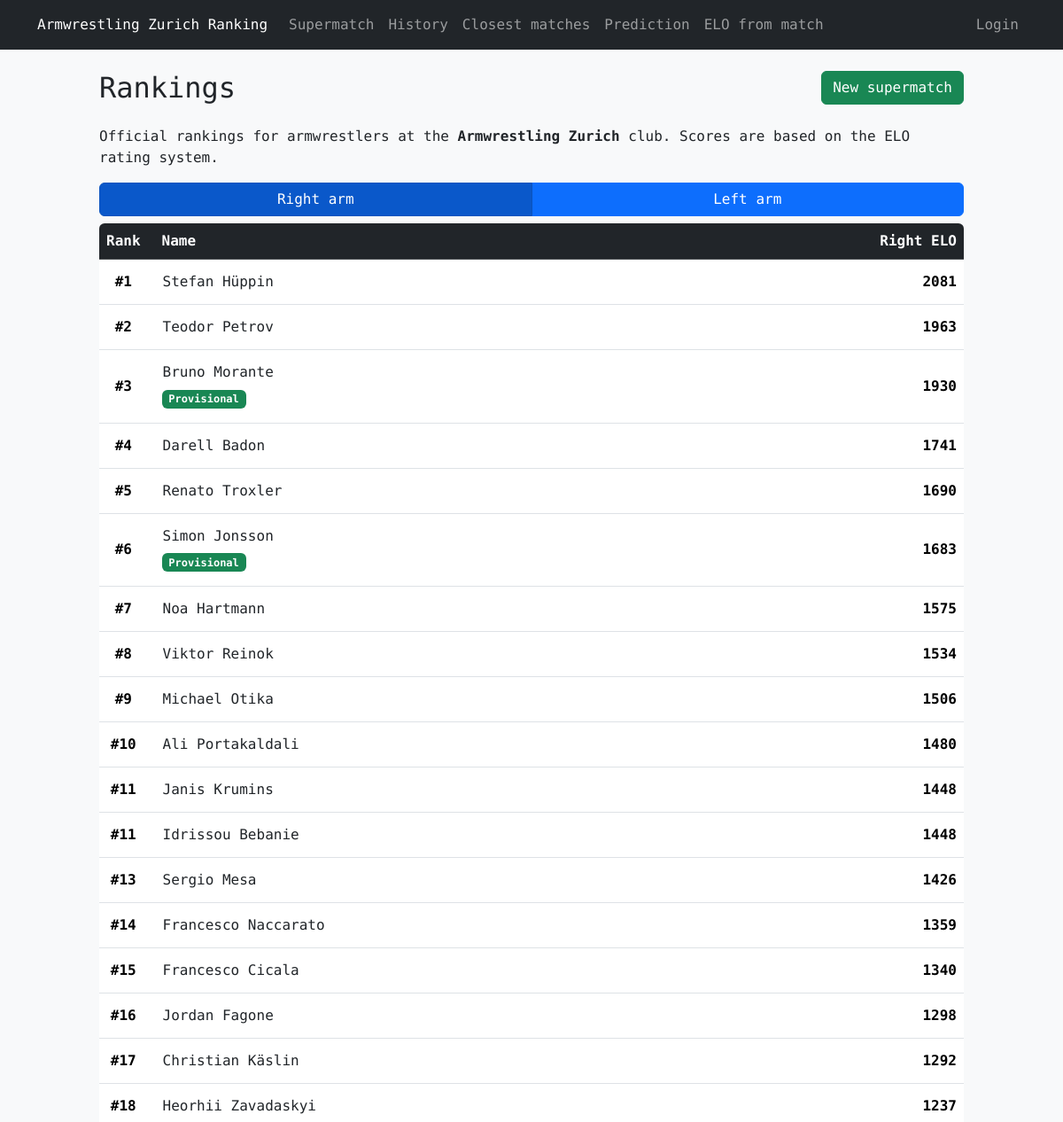
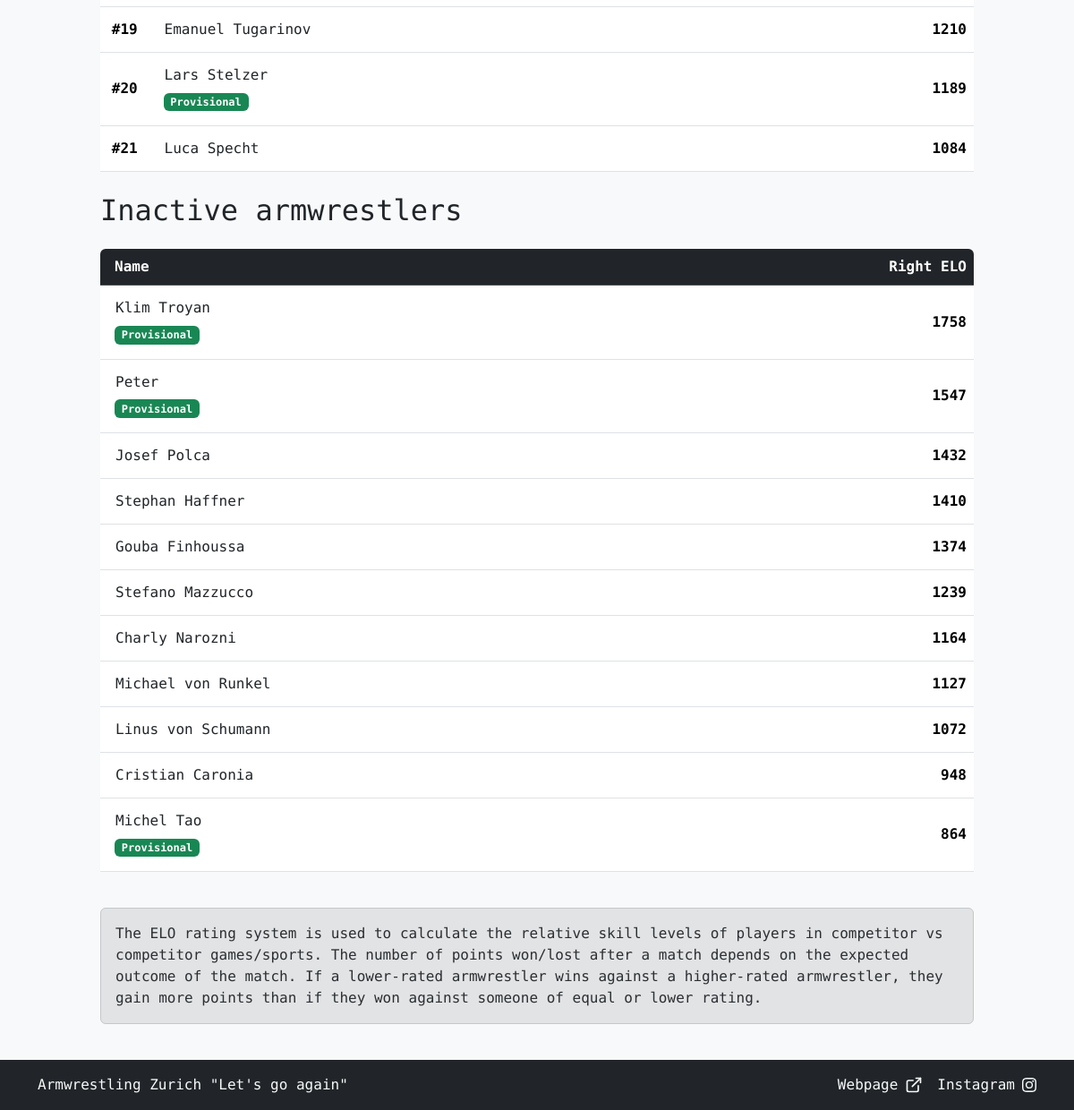
The page / on the database its author committed (2 pictures, top to bottom).
### tables this page shows
CREATE TABLE "armwrestlers" (
    id INTEGER PRIMARY KEY AUTOINCREMENT,
    name TEXT NOT NULL UNIQUE,
    right_elo INTEGER NOT NULL,
    left_elo INTEGER NOT NULL,
    right_rank INTEGER,
    left_rank INTEGER,
    added_by TEXT NOT NULL,
    last_edited_by TEXT, hidden INTEGER NOT NULL DEFAULT 0, active INTEGER NOT NULL DEFAULT 1,
    FOREIGN KEY (added_by) REFERENCES users(username)
);

CREATE TABLE "armwrestler_badges" (
    armwrestler_id INTEGER NOT NULL,
    badge_id INTEGER NOT NULL,
    arm TEXT NOT NULL CHECK (arm IN ('right', 'left')),
    assigned_date DATE NOT NULL DEFAULT CURRENT_TIMESTAMP,
    assigned_by TEXT,
    PRIMARY KEY (armwrestler_id, badge_id, arm),
    FOREIGN KEY (armwrestler_id) REFERENCES armwrestlers(id) ON DELETE CASCADE,
    FOREIGN KEY (badge_id) REFERENCES badges(id) ON DELETE CASCADE
);

CREATE TABLE "badges" (
    id INTEGER PRIMARY KEY AUTOINCREMENT,
    name TEXT NOT NULL UNIQUE,
    color TEXT NOT NULL
);

### armelo_app.py (the view)
@app.route("/")
@app.route("/<any(right, left):arm>")
def ranking(arm='right'):
    rank_column = 'right_rank' if arm == 'right' else 'left_rank'
    elo_column = 'right_elo' if arm == 'right' else 'left_elo'
    current_user = session.get('username', None)
    update_ranks()
    active_armwrestlers = db_execute('''
        SELECT {0} AS rank, id, name, {1} AS elo FROM armwrestlers
        WHERE active AND NOT hidden ORDER BY rank ASC
    '''.format(rank_column, elo_column))
    inactive_armwrestlers = db_execute('''
        SELECT id, name, {0} AS elo FROM armwrestlers
        WHERE NOT active AND NOT hidden ORDER BY elo DESC
    '''.format(elo_column))
    badge_data = db_execute('''
        SELECT armwrestler_badges.armwrestler_id, badges.name, badges.color
        FROM armwrestler_badges
        JOIN badges ON armwrestler_badges.badge_id = badges.id
        WHERE armwrestler_badges.arm = ?
    ''', arm)
    armwrestler_badges_dict = {}
    for badge in badge_data:
        armwrestler_badges_dict.setdefault(badge['armwrestler_id'], []).append((badge['name'], badge['color']))
    template_data = {
        'active_armwrestlers': active_armwrestlers,
        'inactive_armwrestlers': inactive_armwrestlers,
        'current_user': current_user,
        'arm': arm,
        'armwrestler_badges_dict': armwrestler_badges_dict
    }
    if is_htmx():
        return render_template('ranking_partial.html', **template_data)
    return render_template('ranking.html', **template_data)

### armelo_app.py (called while the page is built)
@app.context_processor
def inject_user():
    username = session.get('username')
    return dict(username=username)

### config.py (called while the page is built)
def get_db():
    db = getattr(g, '_database', None)
    if db is None:
        db = g._database = sqlite3.connect(DATABASE)
        db.row_factory = sqlite3.Row
    return db

def db_execute(query, *args):
    db = get_db()
    cur = db.cursor()
    try:
        cur.execute(query, args)
        if query.strip().upper().startswith(("SELECT", "WITH")):
            return cur.fetchall()
        db.commit()
    except sqlite3.Error:
        db.rollback()
        raise
    finally:
        cur.close()

### helpers.py (called while the page is built)
def is_htmx():
    return bool(request.headers.get('HX-Request')) and not request.headers.get('HX-History-Restore-Request')

### templates/ranking.html (shortened to what this page needs)
{% extends "layout.html" %}
{% block content %}
<div class="d-flex justify-content-between">
    <h2 class="mb-4">Rankings</h2>
    <form action="{{ url_for('supermatch') }}" method="POST">
        <button type="submit" class="btn btn-success">New supermatch</button>
    </form>
</div>
<p>Official rankings for armwrestlers at the <strong>Armwrestling Zurich</strong> club. Scores are based on the ELO rating system.</p>
<div id="rankings">
    {% include 'ranking_partial.html' %}
</div>
<div class="alert alert-secondary" role="alert">
    The ELO rating system is used to calculate the relative skill levels of players in competitor vs competitor games/sports.
    The number of points won/lost after a match depends on the expected outcome of the match.
    If a lower-rated armwrestler wins against a higher-rated armwrestler, they gain more points than if they won against someone of equal or lower rating.
</div>
{% endblock %}

### templates/layout.html (shortened to what this page needs)
<!doctype html>
<html lang="en">
    <head>
        <link href="https://cdn.jsdelivr.net/npm/bootstrap@5.3.8/dist/css/bootstrap.min.css" rel="stylesheet">
        <link href="/static/styles.css" rel="stylesheet">
    </head>
    <body class="bg-light">
        {% if username %}
        <nav class="navbar navbar-expand-xxl navbar-dark bg-dark">
        {% else %}
        <nav class="navbar navbar-expand-xl navbar-dark bg-dark">
        {% endif %}
            <div class="container">
                <a class="navbar-brand fs-6 hover-text" href="{{ url_for('ranking') }}">Armwrestling Zurich Ranking</a>
                <div class="collapse navbar-collapse" id="navbarNavAltMarkup">
                    <div class="navbar-nav">
                        <a class="nav-link text-nowrap" href="{{ url_for('supermatch') }}">Supermatch</a>
                        <a class="nav-link text-nowrap" href="{{ url_for('history') }}">History</a>
                        <a class="nav-link text-nowrap" href="{{ url_for('closest_matches') }}">Closest matches</a>
                        <a class="nav-link text-nowrap" href="{{ url_for('prediction') }}">Prediction</a>
                        <a class="nav-link text-nowrap" href="{{ url_for('elo_from_match') }}">ELO from match</a>
                    </div>
                    <div class="navbar-nav ms-auto">
                        {% if username %}
                        <a class="nav-link disabled text-nowrap">{{ username }}</a>
                        <a class="nav-link text-nowrap" href="{{ url_for('logout') }}">Logout</a>
                        {% else %}
                        <a class="nav-link text-nowrap" href="{{ url_for('login') }}">Login</a>
                        {% endif %}
                    </div>
                </div>
            </div>
        </nav>
        <div class="container my-4 col-lg-10">
            <div class="row justify-content-center">
                <div style="max-width: 1200px;">
                    {% block content %}{% endblock %}
                </div>
            </div>
        </div>
        <footer class="footer mt-auto py-3 bg-dark">
            <div class="container text-light">
                <div class="d-flex flex-column flex-md-row justify-content-between">
                    <a href="https://armwrestlingzurich.ch" target="_blank" class="mb-2 mb-md-0 text-decoration-none text-light d-flex align-items-center hover-text">
                        <div class="mb-2 mb-md-0">Armwrestling Zurich "Let's go again"</div>
                    </a>
                    <div class="d-flex flex-row">
                        <a href="https://armwrestlingzurich.ch" target="_blank" class="mb-1 mb-md-0 me-2 text-decoration-none text-light d-flex align-items-center hover-text">
                            <span class="mx-md-2 me-2">Webpage</span>
                            <svg xmlns="http://www.w3.org/2000/svg" width="20" height="20" viewBox="0 0 24 24" fill="none" stroke="currentColor" stroke-width="2" stroke-linecap="round" stroke-linejoin="round">
                                <path d="M15 3h6v6"/><path d="M10 14 21 3"/><path d="M18 13v6a2 2 0 0 1-2 2H5a2 2 0 0 1-2-2V8a2 2 0 0 1 2-2h6"/>
                            </svg>
                        </a>
                        <a href="https://www.instagram.com/armwrestlingzurich" target="_blank" class="mb-1 mb-md-0 text-decoration-none text-light d-flex align-items-center hover-text">
                            <span class="mx-md-2 me-2">Instagram</span>
                        </a>
                    </div>
                </div>
            </div>
        </footer>
    </body>
</html>

### templates/ranking_partial.html (shortened to what this page needs)
{% from 'macros.html' import arm_toggle with context %}
{{ arm_toggle('ranking', '#rankings') }}
<div class="table-responsive rounded mb-2">
    <table class="table table-hover">
        <thead class="table-dark">
            <tr>
                <th>Rank</th>
                <th class="ps-3 w-100">Name</th>
                <th class="text-end text-nowrap">{{ "Right ELO" if arm == 'right' else "Left ELO" }}</th>
            </tr>
        </thead>
        <tbody>
            {% for armwrestler in active_armwrestlers %}
            <tr>
                <td class="align-middle text-center"><strong>#{{ armwrestler['rank'] }}</strong></td>
                <td class="align-middle w-100">
                    <a href="{{ url_for('view_member', id=armwrestler['id'], arm=arm) }}" class="btn btn-generic text-start px-2 py-1 m-0">
                        {{ armwrestler['name'] }}
                    </a>
                    {% if armwrestler['id'] in armwrestler_badges_dict %}
                        <div>
                        {% for bname, bcolor in armwrestler_badges_dict[armwrestler['id']] %}
                            <span class="badge ms-2 mb-2 {{ bcolor }}">{{ bname }}</span>
                        {% endfor %}
                        </div>
                    {% endif %}
                </td>
                <td class="align-middle text-end"><strong>{{ armwrestler['elo'] }}</strong></td>
            </tr>
            {% endfor %}
        </tbody>
    </table>
</div>
<h2 class="mb-4">Inactive armwrestlers</h2>
<div class="table-responsive rounded mb-4">
    <table class="table table-hover">
        <thead class="table-dark">
            <tr>
                <th class="ps-3 w-100">Name</th>
                <th class="text-end text-nowrap">{{ "Right ELO" if arm == 'right' else "Left ELO" }}</th>
            </tr>
        </thead>
        <tbody>
            {% for armwrestler in inactive_armwrestlers %}
            <tr>
                <td class="align-middle w-100">
                    <a href="{{ url_for('view_member', id=armwrestler['id'], arm=arm) }}" class="btn btn-generic text-start px-2 py-1 m-0">
                        {{ armwrestler['name'] }}
                    </a>
                    {% if armwrestler['id'] in armwrestler_badges_dict %}
                        <div>
                        {% for bname, bcolor in armwrestler_badges_dict[armwrestler['id']] %}
                            <span class="badge ms-2 mb-2 {{ bcolor }}">{{ bname }}</span>
                        {% endfor %}
                        </div>
                    {% endif %}
                </td>
                <td class="align-middle text-end"><strong>{{ armwrestler['elo'] }}</strong></td>
            </tr>
            {% endfor %}
        </tbody>
    </table>
</div>

### templates/macros.html (shortened to what this page needs)
{% macro arm_toggle(endpoint, target, push=false, url_kwargs={}) %}
<div class="btn-group btn-group-toggle mb-2 w-100">
    <a href="{{ url_for(endpoint, arm='right', **url_kwargs) }}"
       class="btn btn-primary w-50 {{ 'active' if arm == 'right' else '' }}"
       role="button"
       hx-get="{{ url_for(endpoint, arm='right', **url_kwargs) }}"
       hx-target="{{ target }}"
       hx-swap="innerMorph"
       aria-pressed="{{ 'true' if arm == 'right' else 'false' }}">Right arm</a>
    <a href="{{ url_for(endpoint, arm='left', **url_kwargs) }}"
       class="btn btn-primary w-50 {{ 'active' if arm == 'left' else '' }}"
       role="button"
       hx-get="{{ url_for(endpoint, arm='left', **url_kwargs) }}"
       hx-target="{{ target }}"
       hx-swap="innerMorph"
       aria-pressed="{{ 'true' if arm == 'left' else 'false' }}">Left arm</a>
</div>
{% endmacro %}

### static/styles.css (style rules this page uses)
* { font-family: 'Roboto Mono', monospace; }
html, body { height: 100%; scrollbar-width: none; -ms-overflow-style: none; }
body { display: flex; flex-direction: column; }
.hover-text { transition: opacity 0.15s ease; }
.btn-generic { --bs-btn-bg: transparent; --bs-btn-border-color: transparent; --bs-btn-hover-bg: transparent; --bs-btn-hover-border-color: var(--bs-secondary); --bs-btn-active-border-color: var(--bs-secondary); --bs-btn-active-bg: transparent; }

### rows shown on the page
armwrestlers: rank "1", name "Stefan Hüppin", elo "2081"
armwrestlers: rank "2", name "Teodor Petrov", elo "1963"
armwrestlers: rank "3", name "Bruno Morante", elo "1930"
armwrestler_badges: name "Provisional"
armwrestlers: rank "4", name "Darell Badon", elo "1741"
armwrestlers: rank "5", name "Renato Troxler", elo "1690"
armwrestlers: rank "6", name "Simon Jonsson", elo "1683"
armwrestler_badges: name "Provisional"
armwrestlers: rank "7", name "Noa Hartmann", elo "1575"
armwrestlers: rank "8", name "Viktor Reinok", elo "1534"
armwrestlers: rank "9", name "Michael Otika", elo "1506"
armwrestlers: rank "10", name "Ali Portakaldali", elo "1480"
armwrestlers: rank "11", name "Janis Krumins", elo "1448"
armwrestlers: rank "11", name "Idrissou Bebanie", elo "1448"
armwrestlers: rank "13", name "Sergio Mesa", elo "1426"
armwrestlers: rank "14", name "Francesco Naccarato", elo "1359"
armwrestlers: rank "15", name "Francesco Cicala", elo "1340"
armwrestlers: rank "16", name "Jordan Fagone", elo "1298"
armwrestlers: rank "17", name "Christian Käslin", elo "1292"
armwrestlers: rank "18", name "Heorhii Zavadaskyi", elo "1237"
armwrestlers: rank "19", name "Emanuel Tugarinov", elo "1210"
armwrestlers: rank "20", name "Lars Stelzer", elo "1189"
armwrestler_badges: name "Provisional"
armwrestlers: rank "21", name "Luca Specht", elo "1084"
armwrestlers: name "Klim Troyan", elo "1758"
armwrestler_badges: name "Provisional"
armwrestlers: name "Peter", elo "1547"
armwrestler_badges: name "Provisional"
armwrestlers: name "Josef Polca", elo "1432"
armwrestlers: name "Stephan Haffner", elo "1410"
armwrestlers: name "Gouba Finhoussa", elo "1374"
armwrestlers: name "Stefano Mazzucco", elo "1239"
armwrestlers: name "Charly Narozni", elo "1164"
armwrestlers: name "Michael von Runkel", elo "1127"
armwrestlers: name "Linus von Schumann", elo "1072"
armwrestlers: name "Cristian Caronia", elo "948"
armwrestlers: name "Michel Tao", elo "864"
armwrestler_badges: name "Provisional"

### other values the page prints
{{ "Right ELO" if arm == 'right' else "Left ELO" }} "Right ELO"
